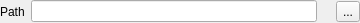
<?xml version="1.0" encoding="UTF-8"?>
<ui version="4.0">
 <class>PathCheckFinderWgt</class>
 <widget class="QWidget" name="PathCheckFinderWgt">
  <property name="geometry">
   <rect>
    <x>0</x>
    <y>0</y>
    <width>360</width>
    <height>23</height>
   </rect>
  </property>
  <property name="windowTitle">
   <string>Form</string>
  </property>
  <layout class="QHBoxLayout" name="horizontalLayout">
   <property name="leftMargin">
    <number>0</number>
   </property>
   <property name="topMargin">
    <number>0</number>
   </property>
   <property name="rightMargin">
    <number>0</number>
   </property>
   <property name="bottomMargin">
    <number>0</number>
   </property>
   <item>
    <widget class="QLabel" name="lbl_path">
     <property name="text">
      <string>Path</string>
     </property>
    </widget>
   </item>
   <item>
    <widget class="QLineEdit" name="le_path"/>
   </item>
   <item>
    <widget class="QLabel" name="lbl_check_icon">
     <property name="text">
      <string/>
     </property>
     <property name="pixmap">
      <pixmap resource="../../resources/icons/small/small_icons.qrc">:/icons/small/check.png</pixmap>
     </property>
     <property name="scaledContents">
      <bool>false</bool>
     </property>
    </widget>
   </item>
   <item>
    <widget class="QToolButton" name="tb_find">
     <property name="text">
      <string>...</string>
     </property>
     <property name="icon">
      <iconset resource="../../resources/icons/small/small_icons.qrc">
       <normaloff>:/icons/small/magnifying-glass.png</normaloff>:/icons/small/magnifying-glass.png</iconset>
     </property>
    </widget>
   </item>
  </layout>
 </widget>
 <resources>
  <include location="../../resources/icons/small/small_icons.qrc"/>
 </resources>
 <connections/>
</ui>
